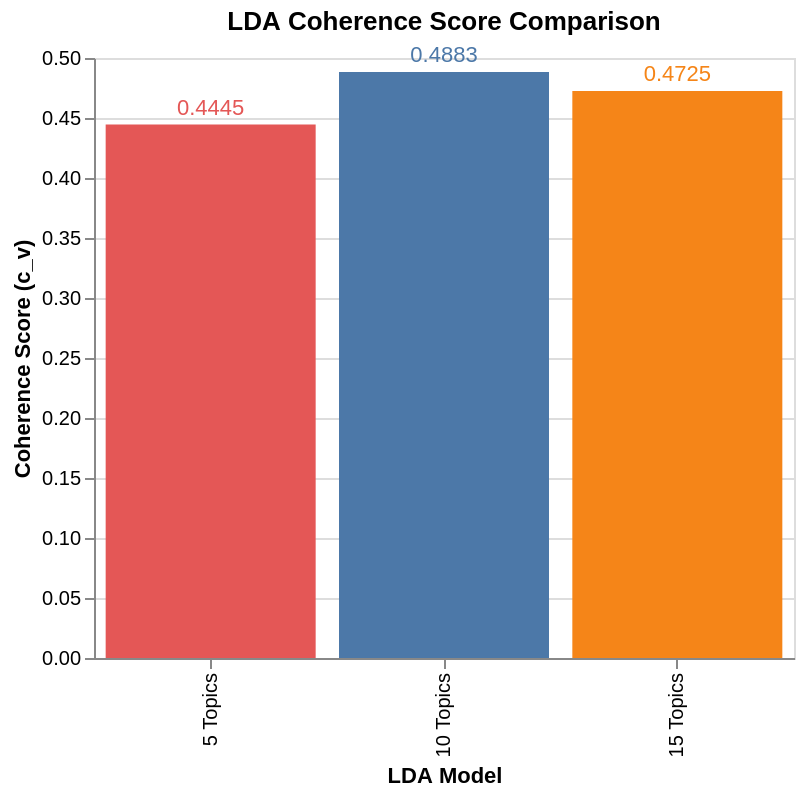

Notebook code for this chart:
### Markdown cell above
The coherence score (c_v) measures the semantic similarity of the top words within each topic; higher scores indicate more interpretable and meaningful topics. The 10-topic model achieves the highest coherence score of 0.4883, outperforming both the 5-topic model (0.4445) and the 15-topic model (0.4725). This result makes intuitive sense because 5 topics are too few to capture the distinct subthemes within battery and space research, while 15 topics introduces redundancy, as some topics begin to overlap. The 10-topic model is therefore selected as the best model for further analysis and visualization. This finding aligns with the principle that the optimal number of topics balances granularity with interpretability.

### Code cell
# --- Altair Bar Chart: Coherence Scores ---

coherence_df = pd.DataFrame({
    'Model': ['5 Topics', '10 Topics', '15 Topics'],
    'Coherence Score': [cv_5, cv_10, cv_15]
})

chart_coherence = alt.Chart(coherence_df).mark_bar().encode(
    x=alt.X('Model:N', title='LDA Model', sort=['5 Topics', '10 Topics', '15 Topics']),
    y=alt.Y('Coherence Score:Q', title='Coherence Score (c_v)', scale=alt.Scale(zero=False)),
    color=alt.Color('Model:N', legend=None),
    tooltip=['Model', 'Coherence Score']
).properties(
    title='LDA Coherence Score Comparison',
    width=350,
    height=300
)

# Add text labels on bars
text = chart_coherence.mark_text(dy=-8).encode(
    text=alt.Text('Coherence Score:Q', format='.4f')
)

(chart_coherence + text)

### Figure 1 — Vega specification as saved in the notebook (floating-point values rounded to 4 significant figures)
{"$schema": "https://vega.github.io/schema/vega/v5.json", "data": [{"name": "source_0"}, {"name": "data_1", "values": [{"Coherence Score": 0.4445, "Coherence Score_end": 0.4445, "Coherence Score_start": 0.0, "Model": "5 Topics"}, {"Coherence Score": 0.4883, "Coherence Score_end": 0.4883, "Coherence Score_start": 0.0, "Model": "10 Topics"}, {"Coherence Score": 0.4725, "Coherence Score_end": 0.4725, "Coherence Score_start": 0.0, "Model": "15 Topics"}]}, {"name": "data_2", "values": [{"Coherence Score": 0.4445, "Model": "5 Topics"}, {"Coherence Score": 0.4883, "Model": "10 Topics"}, {"Coherence Score": 0.4725, "Model": "15 Topics"}]}, {"name": "source_0_x_domain_Model", "values": [{"Model": "5 Topics", "sort_field": 0.0}, {"Model": "10 Topics", "sort_field": 1.0}, {"Model": "15 Topics", "sort_field": 2.0}]}, {"name": "data_1_color_domain_Model_0", "values": [{"Model": "5 Topics"}, {"Model": "10 Topics"}, {"Model": "15 Topics"}]}, {"name": "data_2_color_domain_Model_1", "values": [{"Model": "5 Topics"}, {"Model": "10 Topics"}, {"Model": "15 Topics"}]}], "marks": [{"type": "rect", "name": "layer_0_marks", "from": {"data": "data_1"}, "encode": {"update": {"x": {"field": "Model", "scale": "x"}, "y": {"field": "Coherence Score_end", "scale": "y"}, "tooltip": {"signal": "{\"Model\": isValid(datum[\"Model\"]) ? datum[\"Model\"] : \"\"+datum[\"Model\"], \"Coherence Score\": format(datum[\"Coherence Score\"], \"\")}"}, "y2": {"field": "Coherence Score_start", "scale": "y"}, "width": {"signal": "max(0.25, bandwidth('x'))"}, "fill": {"field": "Model", "scale": "color"}}}, "style": ["bar"]}, {"type": "text", "name": "layer_1_marks", "from": {"data": "data_2"}, "encode": {"update": {"align": {"value": "center"}, "dy": {"value": -8}, "baseline": {"value": "middle"}, "tooltip": {"signal": "{\"Model\": isValid(datum[\"Model\"]) ? datum[\"Model\"] : \"\"+datum[\"Model\"], \"Coherence Score\": format(datum[\"Coherence Score\"], \"\")}"}, "y": {"field": "Coherence Score", "scale": "y"}, "fill": {"field": "Model", "scale": "color"}, "text": {"signal": "format(datum[\"Coherence Score\"], \".4f\")"}, "x": {"field": "Model", "scale": "x", "band": 0.5}}}, "style": ["text"]}], "scales": [{"name": "x", "type": "band", "domain": {"data": "source_0_x_domain_Model", "field": "Model", "sort": {"op": "max", "field": "sort_field"}}, "range": [0, {"signal": "width"}], "paddingInner": 0.1, "paddingOuter": 0.05}, {"name": "y", "type": "linear", "domain": {"fields": [{"data": "data_1", "field": "Coherence Score_start"}, {"data": "data_1", "field": "Coherence Score_end"}, {"data": "data_2", "field": "Coherence Score"}]}, "range": [{"signal": "height"}, 0], "zero": false, "nice": true}, {"name": "color", "type": "ordinal", "domain": {"fields": [{"data": "data_1_color_domain_Model_0", "field": "Model"}, {"data": "data_2_color_domain_Model_1", "field": "Model"}], "sort": true}, "range": "category"}], "axes": [{"scale": "y", "grid": true, "maxExtent": 0, "minExtent": 0, "ticks": false, "domain": false, "labels": false, "orient": "left", "gridScale": "x", "tickCount": {"signal": "ceil(height/40)"}, "zindex": 0, "aria": false}, {"scale": "x", "labelAngle": 270, "labelBaseline": "middle", "zindex": 0, "title": "LDA Model", "labelAlign": "right", "orient": "bottom", "grid": false}, {"scale": "y", "zindex": 0, "orient": "left", "grid": false, "tickCount": {"signal": "ceil(height/40)"}, "title": "Coherence Score (c_v)", "labelOverlap": true}], "title": {"text": "LDA Coherence Score Comparison", "frame": "group"}, "padding": 5, "width": 350, "background": "white", "height": 300, "style": "cell"}
